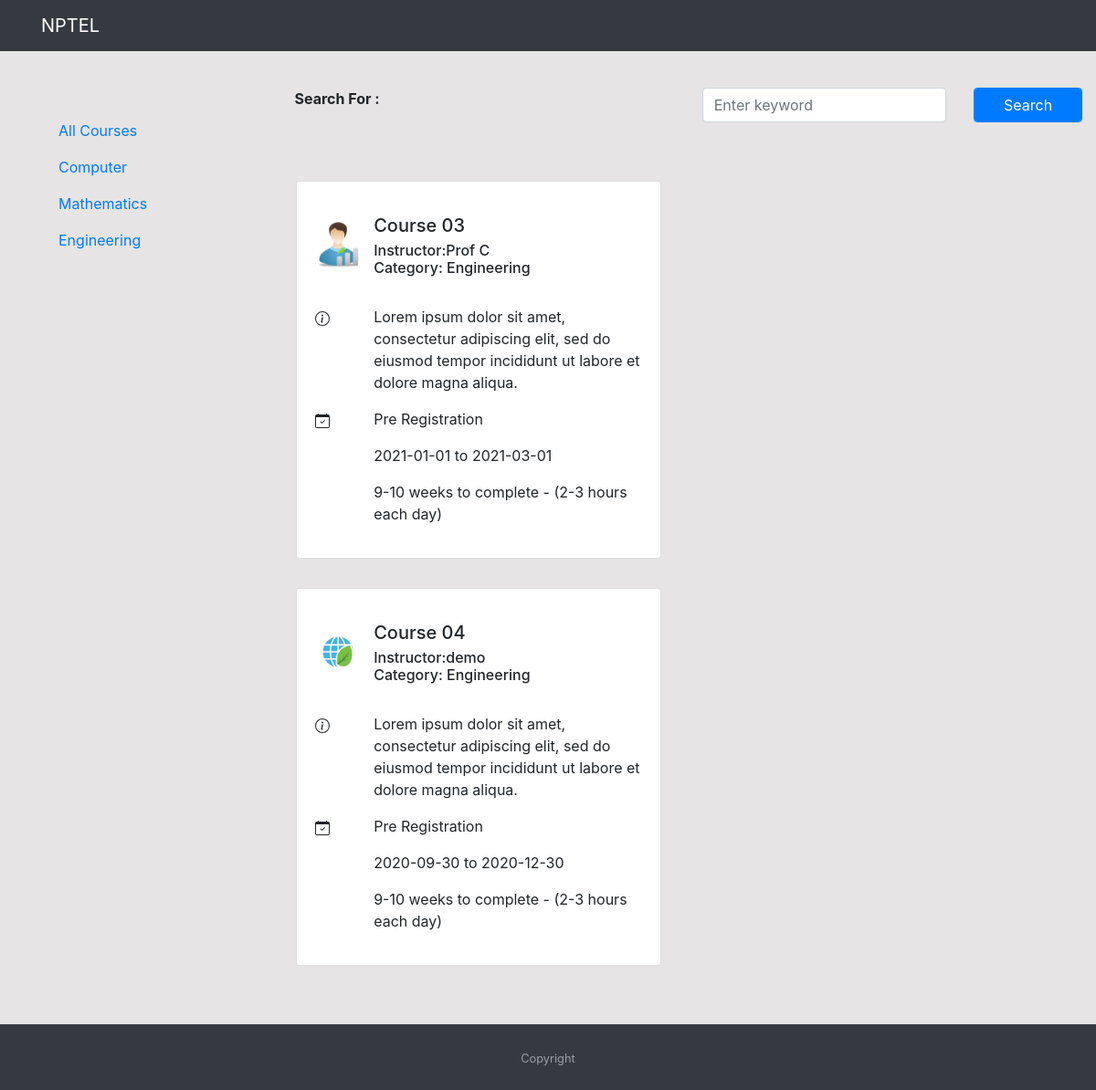
Page /engineering on the earlier database version.
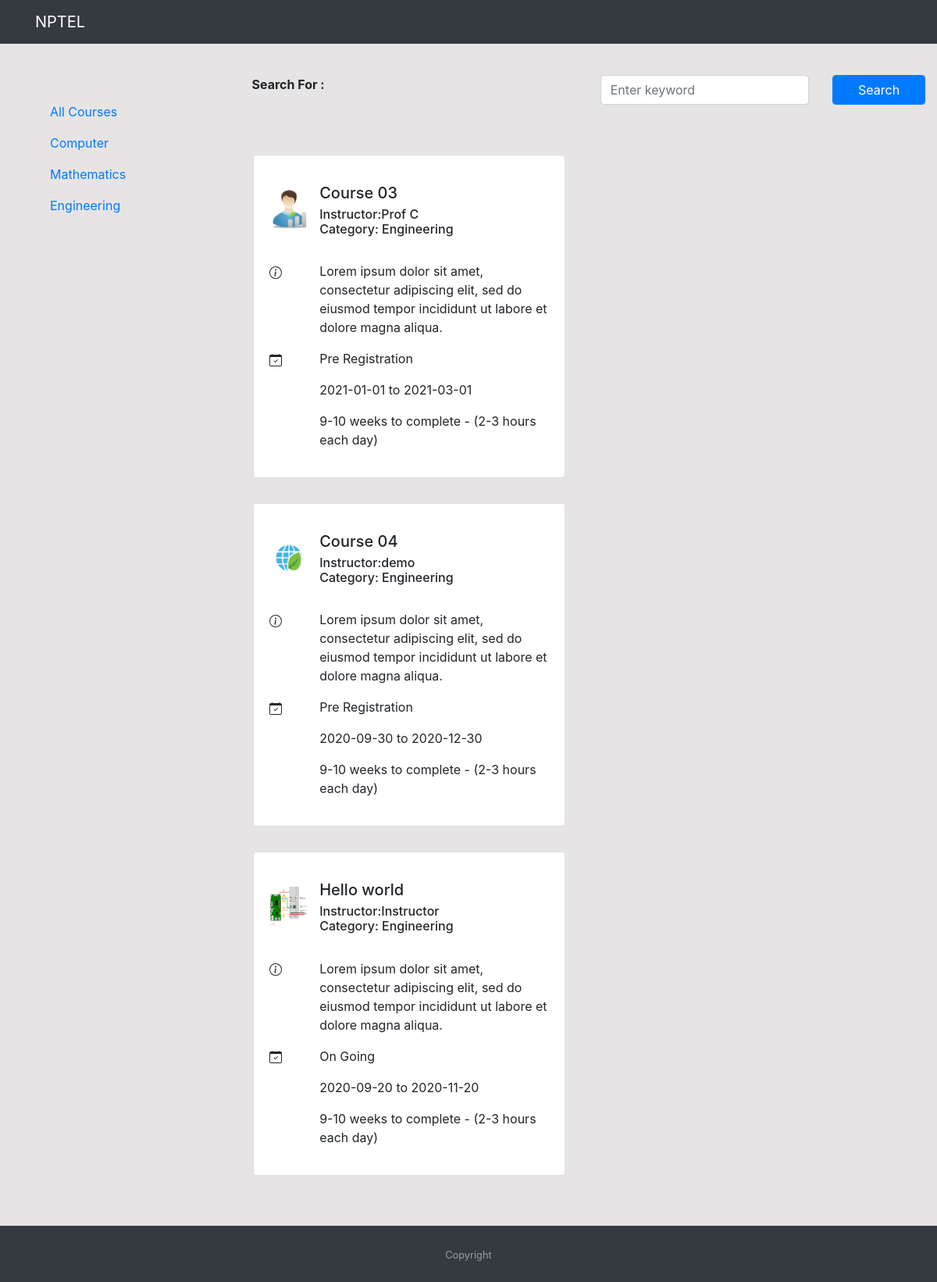
Same page on the later database version.
### app.py (models this page shows, shortened)
class Courses(db.Model):
  id = db.Column(db.Integer, primary_key=True)
  title = db.Column(db.String(100), unique=True)
  instructor = db.Column(db.String)
  category = db.Column(db.String)
  description = db.Column(db.String)
  filename = db.Column(db.String)
  type = db.Column(db.String)
  startDate = db.Column(db.Integer)
  endDate = db.Column(db.Integer)

### app.py (the view)
@app.route('/engineering', methods=['GET','POST'], defaults={"page": 1})
def get_engcourses(page):
   page = page
   pages = 5
   courses = Courses.query.order_by(Courses.id.asc()).paginate(page,pages,error_out=False)
   all_products = Courses.query.filter(Courses.category == 'Engineering')
   result = courses_schema.dump(all_products)
   if request.method == 'POST' and 'tag' in request.form:
       tag = request.form["tag"]
       search = "%{}%".format(tag)
       result = Courses.query.filter(Courses.category == "Engineering" , or_(Courses.title.like(search), Courses.instructor.like(search)))
       return render_template('eng.html', result=result , tag=tag , courses=courses)
   return render_template('eng.html', result=result , courses=courses)

### templates/eng.html (shortened to what this page needs)
{% extends "base.html" %}
{% block content %}
<section>
    {% for d in result %}
    <div class="row">
        <div class="card my-3 mx-3" style="width: 25rem;">
            <div class="card-body">
                <div class="row py-4">
                    <div class="col container">
                        <a href=""><img src="../static/imageuploads/{{d.filename}}" width="50" height="50"
                                alt="..."></a>
                    </div>
                    <div class="col-md-10 container" style="margin-right: 0%;margin-top: -15%;">
                        <h5 class="card-title">{{ d.title}}</h5>
                        <h6 class="card-subtitle mb-2 ">Instructor:{{ d.instructor}}<br> Category: {{ d.category}}</h6>
                    </div>
                </div>
                <div class="row">
                    <div class="col container">
                    </div>
                    <div class="col-md-10 container">
                        <p>{{ d.description }}</p>
                    </div>
                </div>
                <div class="row">
                    <div class="col container">
                    </div>
                    <div class="col-md-10 container">
                        <p> {{d.type}} </p>
                        <p id="date">{{ d.startDate}} to {{ d.endDate}}</p>
                        <p> 9-10 weeks to complete - (2-3 hours each day) </p>
                    </div>
                </div>
            </div>
        </div>
    </div>
    {% endfor %}
</section>
{% endblock %}

Differences in the rows shown:
added Courses: filename (picture), title "Hello world", instructor "Instructor", category "Engineering", description "Lorem ipsum dolor sit amet, consectetur adipiscing elit, sed do eiusmod tempor incididunt ut labore et dolore magna aliqua.", type "On Going", startDate "2020-09-20", endDate "2020-11-20"
